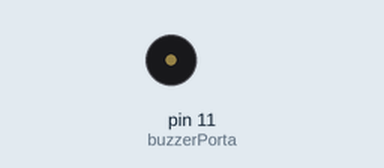
A sketch run on a simulated Arduino Uno, built with avr-gcc and run on an emulated ATmega328P. On the bench: buzzer (waves = sounding).

Above: at 0.1 s.
Timing chart, 0 to 1.6 s (numbered marks = the images above):
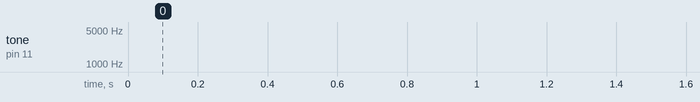

The sketch:

tocar-senoide.ino
```cpp
/*
  Como Criar Coisas Inteligentes com Arduino - Módulo 1
  Facilitador:       Prof. Orlewilson Bentes Maia
  Data Criacao:      14/07/2018
  Data Atualizacao:  14/07/2018
  Descricao:         Tocar uma senoide
  Fonte:             https://portal.vidadesilicio.com.br/usando-o-buzzer-com-arduino-transdutor-piezo-eletrico/
*/


// Porta digital no qual sera colocado o buzzer
int buzzerPorta = 11;

float seno;
int frequencia;

// Tocar uma senoide
void tocarFrequencia(){
  for(int x=0;x<180;x++){
    //converte graus para radiando e depois obtém o valor do seno
    seno=(sin(x*3.1416/180));
    //gera uma frequência a partir do valor do seno
    frequencia = 2000+(int(seno*1000));
    tone(buzzerPorta,frequencia);
    delay(2);
  }
}

void setup() {
  // Indica qual porta digital será utilizada como saida do buzzer
  pinMode(buzzerPorta,OUTPUT);
}

void loop() {
  tocarFrequencia();
}
```
